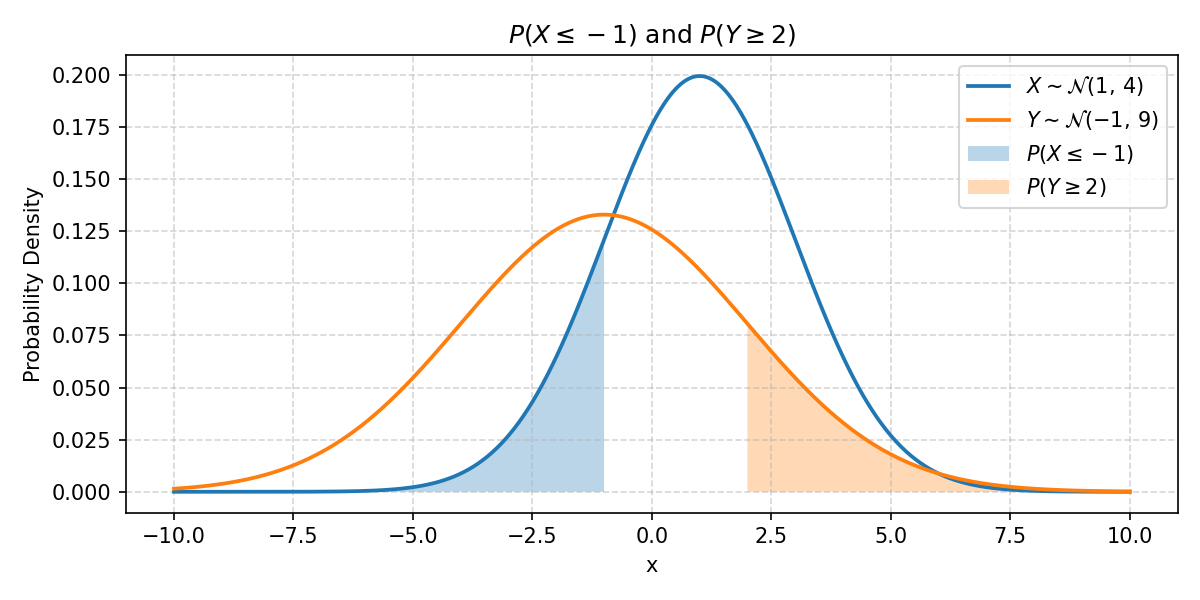

Here is the Python script that generated this plot:
import numpy as np
import matplotlib.pyplot as plt
from scipy.stats import norm
 
# Parameters
mu_X, sigma_X = 1, 2      # X ~ N(1, 4)
mu_Y, sigma_Y = -1, 3     # Y ~ N(-1, 9)
 
# Range for plotting
x = np.linspace(-10, 10, 1000)
 
# PDFs
pdf_X = norm.pdf(x, mu_X, sigma_X)
pdf_Y = norm.pdf(x, mu_Y, sigma_Y)
# Plot curves
plt.figure(figsize=(8, 4))
plt.plot(x, pdf_X, linewidth=1.8,
         label=r'$X \sim \mathcal{N}(1,\,4)$')
plt.plot(x, pdf_Y, linewidth=1.8,
         label=r'$Y \sim \mathcal{N}(-1,\,9)$')
        
 # Shade P(X <= -1)
x_fill_X = np.linspace(-10, -1, 500)
plt.fill_between(x_fill_X,
                 norm.pdf(x_fill_X, mu_X, sigma_X), alpha=0.3, label=r'$P(X \leq -1)$')
# Shade P(Y >= 2)
x_fill_Y = np.linspace(2, 10, 500)
plt.fill_between(x_fill_Y,
               norm.pdf(x_fill_Y, mu_Y, sigma_Y),
               alpha=0.3, label=r'$P(Y \geq 2)$')
 
# Labels and formatting
plt.title(r'$P(X \leq -1)$ and $P(Y \geq 2)$', fontsize=12)
plt.xlabel('x'); plt.ylabel('Probability Density')
plt.legend(fontsize=10)
plt.grid(True, linestyle='--', alpha=0.5)
plt.tight_layout()
plt.savefig('plot4.png', dpi=150)
